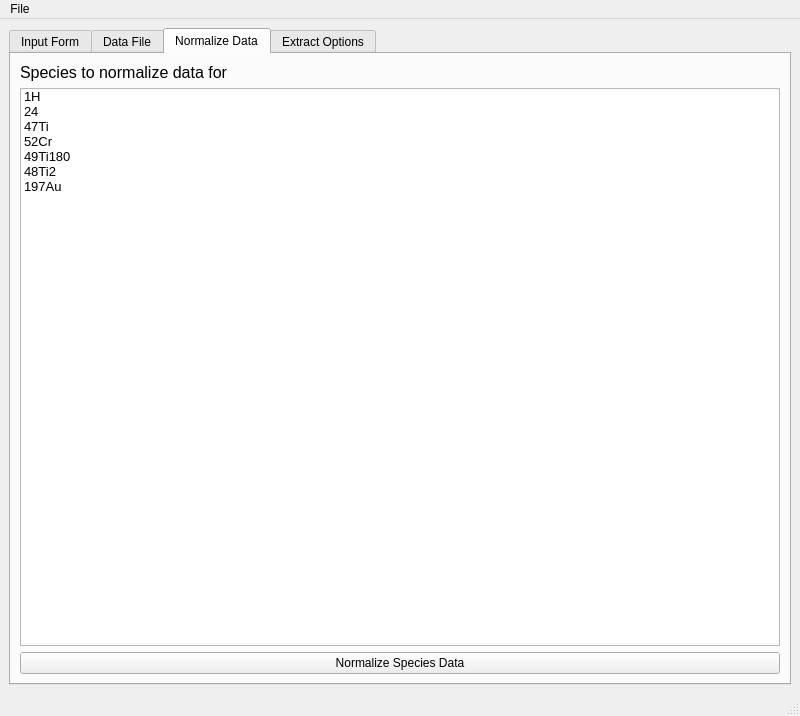
<?xml version="1.0" encoding="UTF-8"?>
<ui version="4.0">
 <class>MainWindow</class>
 <widget class="QMainWindow" name="MainWindow">
  <property name="geometry">
   <rect>
    <x>0</x>
    <y>0</y>
    <width>800</width>
    <height>716</height>
   </rect>
  </property>
  <property name="windowTitle">
   <string>SIMS Data Extractor</string>
  </property>
  <widget class="QWidget" name="centralwidget">
   <property name="layoutDirection">
    <enum>Qt::LeftToRight</enum>
   </property>
   <layout class="QGridLayout" name="gridLayout_5">
    <item row="0" column="0">
     <widget class="QTabWidget" name="TabWidget">
      <property name="currentIndex">
       <number>2</number>
      </property>
      <widget class="QWidget" name="FormTab">
       <attribute name="title">
        <string>Input Form</string>
       </attribute>
       <layout class="QGridLayout" name="gridLayout_3">
        <property name="sizeConstraint">
         <enum>QLayout::SetNoConstraint</enum>
        </property>
        <item row="12" column="0">
         <widget class="QTextEdit" name="formSplutteringInput"/>
        </item>
        <item row="8" column="0">
         <widget class="QTextEdit" name="formGasInput"/>
        </item>
        <item row="9" column="1">
         <widget class="QLabel" name="formTimeLabel">
          <property name="font">
           <font>
            <pointsize>12</pointsize>
           </font>
          </property>
          <property name="text">
           <string>Time of Processing</string>
          </property>
         </widget>
        </item>
        <item row="6" column="0">
         <widget class="QLabel" name="label_5">
          <property name="font">
           <font>
            <pointsize>12</pointsize>
           </font>
          </property>
          <property name="text">
           <string>User Input:</string>
          </property>
         </widget>
        </item>
        <item row="10" column="0">
         <widget class="QTextEdit" name="formCoolingInput"/>
        </item>
        <item row="11" column="1">
         <widget class="QLabel" name="formExtrasLabel">
          <property name="font">
           <font>
            <pointsize>12</pointsize>
           </font>
          </property>
          <property name="text">
           <string>Extra Information</string>
          </property>
         </widget>
        </item>
        <item row="12" column="1">
         <widget class="QTextEdit" name="formExtrasInput"/>
        </item>
        <item row="2" column="0">
         <widget class="QLabel" name="label_6">
          <property name="font">
           <font>
            <pointsize>12</pointsize>
           </font>
          </property>
          <property name="text">
           <string>Species</string>
          </property>
         </widget>
        </item>
        <item row="1" column="1">
         <widget class="QLabel" name="label">
          <property name="font">
           <font>
            <pointsize>12</pointsize>
           </font>
          </property>
          <property name="text">
           <string>Sample Acquisition Time: </string>
          </property>
         </widget>
        </item>
        <item row="9" column="0">
         <widget class="QLabel" name="formCoolingLabel">
          <property name="font">
           <font>
            <pointsize>12</pointsize>
           </font>
          </property>
          <property name="text">
           <string>Method of Cooling</string>
          </property>
         </widget>
        </item>
        <item row="5" column="0">
         <widget class="Line" name="line">
          <property name="orientation">
           <enum>Qt::Horizontal</enum>
          </property>
         </widget>
        </item>
        <item row="13" column="1" rowspan="2">
         <widget class="QPushButton" name="formSaveButton">
          <property name="enabled">
           <bool>true</bool>
          </property>
          <property name="text">
           <string>SAVE</string>
          </property>
         </widget>
        </item>
        <item row="7" column="1">
         <widget class="QLabel" name="formTempLabel">
          <property name="font">
           <font>
            <pointsize>12</pointsize>
           </font>
          </property>
          <property name="text">
           <string>Temperature</string>
          </property>
         </widget>
        </item>
        <item row="10" column="1">
         <widget class="QTextEdit" name="formTimeInput"/>
        </item>
        <item row="1" column="0">
         <widget class="QLabel" name="label_4">
          <property name="font">
           <font>
            <pointsize>12</pointsize>
           </font>
          </property>
          <property name="text">
           <string>Sample Date:</string>
          </property>
         </widget>
        </item>
        <item row="11" column="0">
         <widget class="QLabel" name="formSplutteringLabel">
          <property name="font">
           <font>
            <pointsize>12</pointsize>
           </font>
          </property>
          <property name="text">
           <string>Spluttering Rate</string>
          </property>
         </widget>
        </item>
        <item row="8" column="1">
         <widget class="QTextEdit" name="formTempInput"/>
        </item>
        <item row="7" column="0">
         <widget class="QLabel" name="formGasLabel">
          <property name="font">
           <font>
            <pointsize>12</pointsize>
           </font>
          </property>
          <property name="text">
           <string>Composition of Gas</string>
          </property>
         </widget>
        </item>
        <item row="5" column="1">
         <widget class="Line" name="line_2">
          <property name="orientation">
           <enum>Qt::Horizontal</enum>
          </property>
         </widget>
        </item>
        <item row="0" column="0">
         <widget class="QLabel" name="formSampleIDLabel">
          <property name="font">
           <font>
            <pointsize>14</pointsize>
            <weight>75</weight>
            <bold>true</bold>
           </font>
          </property>
          <property name="layoutDirection">
           <enum>Qt::LeftToRight</enum>
          </property>
          <property name="text">
           <string>Sample ID: </string>
          </property>
          <property name="alignment">
           <set>Qt::AlignLeading|Qt::AlignLeft|Qt::AlignVCenter</set>
          </property>
          <property name="wordWrap">
           <bool>false</bool>
          </property>
         </widget>
        </item>
        <item row="3" column="0">
         <widget class="QTextBrowser" name="textBrowser">
          <property name="placeholderText">
           <string>List of species in data file</string>
          </property>
         </widget>
        </item>
        <item row="2" column="1">
         <widget class="QLabel" name="label_7">
          <property name="font">
           <font>
            <pointsize>12</pointsize>
           </font>
          </property>
          <property name="text">
           <string>Main Analytical Parameters</string>
          </property>
         </widget>
        </item>
        <item row="3" column="1">
         <widget class="QTextBrowser" name="textBrowser_2">
          <property name="html">
           <string>&lt;!DOCTYPE HTML PUBLIC &quot;-//W3C//DTD HTML 4.0//EN&quot; &quot;http://www.w3.org/TR/REC-html40/strict.dtd&quot;&gt;
&lt;html&gt;&lt;head&gt;&lt;meta name=&quot;qrichtext&quot; content=&quot;1&quot; /&gt;&lt;style type=&quot;text/css&quot;&gt;
p, li { white-space: pre-wrap; }
&lt;/style&gt;&lt;/head&gt;&lt;body style=&quot; font-family:'MS Shell Dlg 2'; font-size:8.25pt; font-weight:400; font-style:normal;&quot;&gt;
&lt;p style=&quot; margin-top:0px; margin-bottom:0px; margin-left:0px; margin-right:0px; -qt-block-indent:0; text-indent:0px;&quot;&gt;Main Anyltical Parameters of the data file&lt;/p&gt;
&lt;p style=&quot;-qt-paragraph-type:empty; margin-top:0px; margin-bottom:0px; margin-left:0px; margin-right:0px; -qt-block-indent:0; text-indent:0px;&quot;&gt;&lt;br /&gt;&lt;/p&gt;
&lt;p style=&quot; margin-top:0px; margin-bottom:0px; margin-left:0px; margin-right:0px; -qt-block-indent:0; text-indent:0px;&quot;&gt;Primary IONs&lt;/p&gt;
&lt;p style=&quot; margin-top:0px; margin-bottom:0px; margin-left:0px; margin-right:0px; -qt-block-indent:0; text-indent:0px;&quot;&gt;Impact Energy&lt;/p&gt;
&lt;p style=&quot; margin-top:0px; margin-bottom:0px; margin-left:0px; margin-right:0px; -qt-block-indent:0; text-indent:0px;&quot;&gt;Secondary ION Polarity&lt;/p&gt;
&lt;p style=&quot; margin-top:0px; margin-bottom:0px; margin-left:0px; margin-right:0px; -qt-block-indent:0; text-indent:0px;&quot;&gt;etc...&lt;/p&gt;
&lt;p style=&quot;-qt-paragraph-type:empty; margin-top:0px; margin-bottom:0px; margin-left:0px; margin-right:0px; -qt-block-indent:0; text-indent:0px;&quot;&gt;&lt;br /&gt;&lt;/p&gt;&lt;/body&gt;&lt;/html&gt;</string>
          </property>
         </widget>
        </item>
       </layout>
      </widget>
      <widget class="QWidget" name="DataFileTab">
       <attribute name="title">
        <string>Data File</string>
       </attribute>
       <layout class="QVBoxLayout" name="verticalLayout_2">
        <item>
         <widget class="QLabel" name="rawDataLabel">
          <property name="font">
           <font>
            <pointsize>12</pointsize>
           </font>
          </property>
          <property name="text">
           <string>Data File</string>
          </property>
         </widget>
        </item>
        <item>
         <widget class="QTextBrowser" name="rawDataBrowser"/>
        </item>
        <item>
         <widget class="QFrame" name="frame_2">
          <property name="frameShape">
           <enum>QFrame::StyledPanel</enum>
          </property>
          <property name="frameShadow">
           <enum>QFrame::Raised</enum>
          </property>
          <layout class="QGridLayout" name="gridLayout_4">
           <item row="2" column="1">
            <widget class="QCheckBox" name="checkBox_4">
             <property name="text">
              <string>Analysis Recipe</string>
             </property>
            </widget>
           </item>
           <item row="6" column="1">
            <widget class="QPushButton" name="pushButton">
             <property name="text">
              <string>Filter</string>
             </property>
            </widget>
           </item>
           <item row="1" column="1">
            <widget class="QCheckBox" name="checkBox_3">
             <property name="text">
              <string>Analysis Position</string>
             </property>
            </widget>
           </item>
           <item row="2" column="0">
            <widget class="QCheckBox" name="checkBox_5">
             <property name="text">
              <string>Acquisition Parameters</string>
             </property>
            </widget>
           </item>
           <item row="3" column="0">
            <widget class="QCheckBox" name="checkBox_6">
             <property name="text">
              <string>Measurement Conditions</string>
             </property>
            </widget>
           </item>
           <item row="4" column="0">
            <widget class="QCheckBox" name="checkBox_8">
             <property name="text">
              <string>Optional Instrumental Parameters</string>
             </property>
            </widget>
           </item>
           <item row="0" column="0">
            <widget class="QLabel" name="label_8">
             <property name="font">
              <font>
               <pointsize>12</pointsize>
              </font>
             </property>
             <property name="text">
              <string>Filter Options</string>
             </property>
            </widget>
           </item>
           <item row="3" column="1">
            <widget class="QCheckBox" name="checkBox_7">
             <property name="text">
              <string>Main Analytical Parameters</string>
             </property>
            </widget>
           </item>
           <item row="4" column="1">
            <widget class="QCheckBox" name="checkBox_9">
             <property name="text">
              <string>Ion Detector Parameters</string>
             </property>
            </widget>
           </item>
           <item row="1" column="0">
            <widget class="QCheckBox" name="checkBox_2">
             <property name="text">
              <string>Raw Species Count Data</string>
             </property>
            </widget>
           </item>
           <item row="5" column="0">
            <widget class="QCheckBox" name="checkBox_10">
             <property name="text">
              <string>Others</string>
             </property>
            </widget>
           </item>
           <item row="5" column="1">
            <widget class="QCheckBox" name="checkBox_11">
             <property name="text">
              <string>Calibration Parameters</string>
             </property>
            </widget>
           </item>
          </layout>
         </widget>
        </item>
       </layout>
      </widget>
      <widget class="QWidget" name="ProcessingTab">
       <attribute name="title">
        <string>Normalize Data</string>
       </attribute>
       <layout class="QVBoxLayout" name="verticalLayout">
        <item>
         <widget class="QLabel" name="label_9">
          <property name="font">
           <font>
            <pointsize>12</pointsize>
           </font>
          </property>
          <property name="text">
           <string>Species to normalize data for</string>
          </property>
         </widget>
        </item>
        <item>
         <widget class="QListWidget" name="listWidget">
          <property name="font">
           <font>
            <pointsize>10</pointsize>
           </font>
          </property>
          <property name="selectionMode">
           <enum>QAbstractItemView::MultiSelection</enum>
          </property>
          <property name="viewMode">
           <enum>QListView::ListMode</enum>
          </property>
          <item>
           <property name="text">
            <string>1H</string>
           </property>
          </item>
          <item>
           <property name="text">
            <string>24</string>
           </property>
          </item>
          <item>
           <property name="text">
            <string>47Ti</string>
           </property>
          </item>
          <item>
           <property name="text">
            <string>52Cr</string>
           </property>
          </item>
          <item>
           <property name="text">
            <string>49Ti180</string>
           </property>
          </item>
          <item>
           <property name="text">
            <string>48Ti2</string>
           </property>
          </item>
          <item>
           <property name="text">
            <string>197Au</string>
           </property>
          </item>
         </widget>
        </item>
        <item>
         <widget class="QPushButton" name="pushButton_2">
          <property name="text">
           <string>Normalize Species Data</string>
          </property>
         </widget>
        </item>
       </layout>
      </widget>
      <widget class="QWidget" name="ExtractTab">
       <property name="layoutDirection">
        <enum>Qt::LeftToRight</enum>
       </property>
       <attribute name="title">
        <string>Extract Options</string>
       </attribute>
       <layout class="QGridLayout" name="gridLayout">
        <item row="2" column="0">
         <widget class="QFrame" name="frame">
          <property name="frameShape">
           <enum>QFrame::StyledPanel</enum>
          </property>
          <property name="frameShadow">
           <enum>QFrame::Raised</enum>
          </property>
          <layout class="QGridLayout" name="gridLayout_2">
           <item row="5" column="2">
            <widget class="QPushButton" name="extractHelpButton">
             <property name="text">
              <string>Help</string>
             </property>
             <property name="checkable">
              <bool>false</bool>
             </property>
            </widget>
           </item>
           <item row="2" column="1">
            <widget class="QSpinBox" name="spinBox"/>
           </item>
           <item row="5" column="0">
            <widget class="QPushButton" name="exractCSVButton">
             <property name="text">
              <string>Save as CSV</string>
             </property>
            </widget>
           </item>
           <item row="5" column="1">
            <widget class="QPushButton" name="extractJSONButton">
             <property name="text">
              <string>Save as JSON</string>
             </property>
            </widget>
           </item>
           <item row="2" column="0">
            <widget class="QLabel" name="label_2">
             <property name="font">
              <font>
               <pointsize>12</pointsize>
              </font>
             </property>
             <property name="text">
              <string>Minimum</string>
             </property>
            </widget>
           </item>
           <item row="3" column="0">
            <widget class="QLabel" name="label_3">
             <property name="font">
              <font>
               <pointsize>12</pointsize>
              </font>
             </property>
             <property name="text">
              <string>Maximum</string>
             </property>
            </widget>
           </item>
           <item row="4" column="0">
            <widget class="QCheckBox" name="checkBox">
             <property name="font">
              <font>
               <pointsize>12</pointsize>
              </font>
             </property>
             <property name="text">
              <string>Extract Species Depth</string>
             </property>
            </widget>
           </item>
           <item row="3" column="1">
            <widget class="QSpinBox" name="spinBox_2"/>
           </item>
           <item row="1" column="0">
            <widget class="QCheckBox" name="extractTempChkBox">
             <property name="font">
              <font>
               <pointsize>12</pointsize>
              </font>
             </property>
             <property name="text">
              <string>Extract Species by Temperature Ranges</string>
             </property>
            </widget>
           </item>
           <item row="6" column="0">
            <widget class="QPushButton" name="pushButton_3">
             <property name="text">
              <string>Save as HDF5</string>
             </property>
            </widget>
           </item>
          </layout>
         </widget>
        </item>
        <item row="1" column="0">
         <widget class="QListView" name="extractSpeciesList"/>
        </item>
        <item row="0" column="0">
         <widget class="QLabel" name="extractSpeciesLabel">
          <property name="font">
           <font>
            <pointsize>14</pointsize>
           </font>
          </property>
          <property name="text">
           <string>    Species    </string>
          </property>
         </widget>
        </item>
       </layout>
      </widget>
     </widget>
    </item>
   </layout>
  </widget>
  <widget class="QMenuBar" name="menubar">
   <property name="geometry">
    <rect>
     <x>0</x>
     <y>0</y>
     <width>800</width>
     <height>21</height>
    </rect>
   </property>
   <widget class="QMenu" name="menuFile">
    <property name="title">
     <string>File</string>
    </property>
    <addaction name="actionOpenFile"/>
   </widget>
   <addaction name="menuFile"/>
  </widget>
  <widget class="QStatusBar" name="statusbar"/>
  <action name="actionOpenFile">
   <property name="text">
    <string>Open File</string>
   </property>
  </action>
 </widget>
 <resources/>
 <connections/>
</ui>
